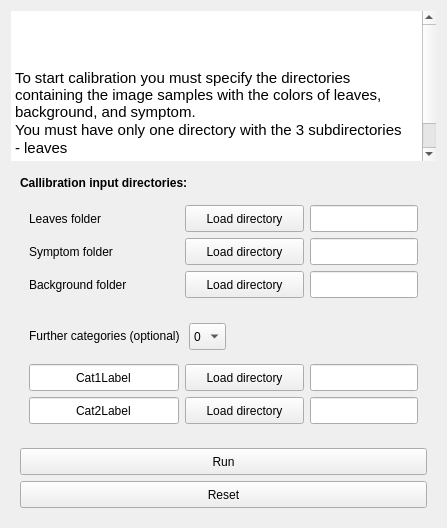
      <widget class="QWidget" name="tabCalibration">
       <attribute name="title">
        <string>Calibration</string>
       </attribute>
       <layout class="QGridLayout" name="gridLayout_4">
        <item row="2" column="0">
         <widget class="QFrame" name="frame_3">
          <property name="maximumSize">
           <size>
            <width>16777215</width>
            <height>80</height>
           </size>
          </property>
          <property name="frameShape">
           <enum>QFrame::NoFrame</enum>
          </property>
          <property name="frameShadow">
           <enum>QFrame::Raised</enum>
          </property>
          <layout class="QGridLayout" name="gridLayout_17">
           <item row="1" column="0">
            <widget class="QPushButton" name="resetCalibrationPushButton">
             <property name="minimumSize">
              <size>
               <width>0</width>
               <height>27</height>
              </size>
             </property>
             <property name="maximumSize">
              <size>
               <width>700</width>
               <height>27</height>
              </size>
             </property>
             <property name="toolTip">
              <string>&lt;html&gt;&lt;head/&gt;&lt;body&gt;&lt;p&gt;run the programm&lt;/p&gt;&lt;/body&gt;&lt;/html&gt;</string>
             </property>
             <property name="whatsThis">
              <string>&lt;html&gt;&lt;head/&gt;&lt;body&gt;&lt;p&gt;run the programm&lt;/p&gt;&lt;/body&gt;&lt;/html&gt;</string>
             </property>
             <property name="text">
              <string>Reset</string>
             </property>
            </widget>
           </item>
           <item row="0" column="0">
            <widget class="QPushButton" name="runCalibrationPushButton">
             <property name="minimumSize">
              <size>
               <width>0</width>
               <height>27</height>
              </size>
             </property>
             <property name="maximumSize">
              <size>
               <width>700</width>
               <height>27</height>
              </size>
             </property>
             <property name="toolTip">
              <string>&lt;html&gt;&lt;head/&gt;&lt;body&gt;&lt;p&gt;run the programm&lt;/p&gt;&lt;/body&gt;&lt;/html&gt;</string>
             </property>
             <property name="whatsThis">
              <string>&lt;html&gt;&lt;head/&gt;&lt;body&gt;&lt;p&gt;run the programm&lt;/p&gt;&lt;/body&gt;&lt;/html&gt;</string>
             </property>
             <property name="text">
              <string>Run</string>
             </property>
            </widget>
           </item>
          </layout>
         </widget>
        </item>
        <item row="1" column="0">
         <widget class="QFrame" name="setInFrame">
          <property name="maximumSize">
           <size>
            <width>16777215</width>
            <height>270</height>
           </size>
          </property>
          <property name="frameShape">
           <enum>QFrame::NoFrame</enum>
          </property>
          <property name="frameShadow">
           <enum>QFrame::Raised</enum>
          </property>
          <layout class="QFormLayout" name="formLayout">
           <item row="0" column="0" colspan="2">
            <widget class="QLabel" name="inputSetLabel">
             <property name="maximumSize">
              <size>
               <width>16777215</width>
               <height>34</height>
              </size>
             </property>
             <property name="text">
              <string>&lt;html&gt;&lt;head/&gt;&lt;body&gt;&lt;p&gt;&lt;span style=&quot; font-weight:600;&quot;&gt;Callibration input directories:&lt;/span&gt;&lt;/p&gt;&lt;/body&gt;&lt;/html&gt;</string>
             </property>
            </widget>
           </item>
           <item row="1" column="0" colspan="2">
            <widget class="QFrame" name="inFrame">
             <property name="frameShape">
              <enum>QFrame::NoFrame</enum>
             </property>
             <property name="frameShadow">
              <enum>QFrame::Raised</enum>
             </property>
             <layout class="QGridLayout" name="gridLayout_6">
              <item row="1" column="1">
               <widget class="QPushButton" name="loadSymptomPushButton">
                <property name="minimumSize">
                 <size>
                  <width>119</width>
                  <height>27</height>
                 </size>
                </property>
                <property name="maximumSize">
                 <size>
                  <width>119</width>
                  <height>27</height>
                 </size>
                </property>
                <property name="toolTip">
                 <string>&lt;html&gt;&lt;head/&gt;&lt;body&gt;&lt;p&gt;Open file dialog to load list accession file (.txt)&lt;/p&gt;&lt;/body&gt;&lt;/html&gt;</string>
                </property>
                <property name="whatsThis">
                 <string>&lt;html&gt;&lt;head/&gt;&lt;body&gt;&lt;p&gt;Open file dialog to load list accession file (.txt)&lt;/p&gt;&lt;/body&gt;&lt;/html&gt;</string>
                </property>
                <property name="text">
                 <string>Load directory</string>
                </property>
               </widget>
              </item>
              <item row="0" column="1">
               <widget class="QPushButton" name="loadLeafPushButton">
                <property name="minimumSize">
                 <size>
                  <width>119</width>
                  <height>27</height>
                 </size>
                </property>
                <property name="maximumSize">
                 <size>
                  <width>119</width>
                  <height>27</height>
                 </size>
                </property>
                <property name="toolTip">
                 <string>&lt;html&gt;&lt;head/&gt;&lt;body&gt;&lt;p&gt;Open file dialog to load list accession file (.txt)&lt;/p&gt;&lt;/body&gt;&lt;/html&gt;</string>
                </property>
                <property name="whatsThis">
                 <string>&lt;html&gt;&lt;head/&gt;&lt;body&gt;&lt;p&gt;Open file dialog to load list accession file (.txt)&lt;/p&gt;&lt;/body&gt;&lt;/html&gt;</string>
                </property>
                <property name="text">
                 <string>Load directory</string>
                </property>
               </widget>
              </item>
              <item row="1" column="0">
               <widget class="QLabel" name="symptomLabel">
                <property name="minimumSize">
                 <size>
                  <width>150</width>
                  <height>27</height>
                 </size>
                </property>
                <property name="maximumSize">
                 <size>
                  <width>210</width>
                  <height>27</height>
                 </size>
                </property>
                <property name="text">
                 <string>Symptom folder</string>
                </property>
               </widget>
              </item>
              <item row="1" column="2">
               <widget class="QLineEdit" name="symptomOpenLineEdit">
                <property name="minimumSize">
                 <size>
                  <width>0</width>
                  <height>27</height>
                 </size>
                </property>
                <property name="maximumSize">
                 <size>
                  <width>500</width>
                  <height>27</height>
                 </size>
                </property>
                <property name="toolTip">
                 <string>&lt;html&gt;&lt;head/&gt;&lt;body&gt;&lt;p&gt;
Number of population maximum for DAPC. (Warning: R script colours contain only 10 values increase numbre if you select more than 10.)&lt;br/&gt;
An optinal integer indicating the number of clusters to be sought.&lt;br/&gt;
If provided, the function will only run K-means once, for this number of clusters.&lt;br/&gt;
If left as NULL, several K-means are run for a range of k (number of clusters) values.&lt;/p&gt;&lt;/body&gt;&lt;/html&gt;</string>
                </property>
                <property name="text">
                 <string/>
                </property>
                <property name="alignment">
                 <set>Qt::AlignCenter</set>
                </property>
               </widget>
              </item>
              <item row="0" column="2">
               <widget class="QLineEdit" name="leafOpenLineEdit">
                <property name="minimumSize">
                 <size>
                  <width>0</width>
                  <height>27</height>
                 </size>
                </property>
                <property name="maximumSize">
                 <size>
                  <width>500</width>
                  <height>27</height>
                 </size>
                </property>
                <property name="toolTip">
                 <string>&lt;html&gt;&lt;head/&gt;&lt;body&gt;&lt;p&gt;
Number of population maximum for DAPC. (Warning: R script colours contain only 10 values increase numbre if you select more than 10.)&lt;br/&gt;
An optinal integer indicating the number of clusters to be sought.&lt;br/&gt;
If provided, the function will only run K-means once, for this number of clusters.&lt;br/&gt;
If left as NULL, several K-means are run for a range of k (number of clusters) values.&lt;/p&gt;&lt;/body&gt;&lt;/html&gt;</string>
                </property>
                <property name="text">
                 <string/>
                </property>
                <property name="alignment">
                 <set>Qt::AlignCenter</set>
                </property>
               </widget>
              </item>
              <item row="0" column="0">
               <widget class="QLabel" name="leafLabel">
                <property name="minimumSize">
                 <size>
                  <width>150</width>
                  <height>27</height>
                 </size>
                </property>
                <property name="maximumSize">
                 <size>
                  <width>210</width>
                  <height>27</height>
                 </size>
                </property>
                <property name="text">
                 <string>Leaves folder</string>
                </property>
               </widget>
              </item>
              <item row="2" column="0">
               <widget class="QLabel" name="backgroundLabel">
                <property name="minimumSize">
                 <size>
                  <width>150</width>
                  <height>27</height>
                 </size>
                </property>
                <property name="maximumSize">
                 <size>
                  <width>210</width>
                  <height>27</height>
                 </size>
                </property>
                <property name="text">
                 <string>Background folder</string>
                </property>
               </widget>
              </item>
              <item row="2" column="1">
               <widget class="QPushButton" name="loadBackgroundPushButton">
                <property name="minimumSize">
                 <size>
                  <width>119</width>
                  <height>27</height>
                 </size>
                </property>
                <property name="maximumSize">
                 <size>
                  <width>119</width>
                  <height>27</height>
                 </size>
                </property>
                <property name="toolTip">
                 <string>&lt;html&gt;&lt;head/&gt;&lt;body&gt;&lt;p&gt;Open file dialog to load list accession file (.txt)&lt;/p&gt;&lt;/body&gt;&lt;/html&gt;</string>
                </property>
                <property name="whatsThis">
                 <string>&lt;html&gt;&lt;head/&gt;&lt;body&gt;&lt;p&gt;Open file dialog to load list accession file (.txt)&lt;/p&gt;&lt;/body&gt;&lt;/html&gt;</string>
                </property>
                <property name="text">
                 <string>Load directory</string>
                </property>
               </widget>
              </item>
              <item row="2" column="2">
               <widget class="QLineEdit" name="backgroundOpenLineEdit">
                <property name="minimumSize">
                 <size>
                  <width>0</width>
                  <height>27</height>
                 </size>
                </property>
                <property name="maximumSize">
                 <size>
                  <width>500</width>
                  <height>27</height>
                 </size>
                </property>
                <property name="toolTip">
                 <string>&lt;html&gt;&lt;head/&gt;&lt;body&gt;&lt;p&gt;
Number of population maximum for DAPC. (Warning: R script colours contain only 10 values increase numbre if you select more than 10.)&lt;br/&gt;
An optinal integer indicating the number of clusters to be sought.&lt;br/&gt;
If provided, the function will only run K-means once, for this number of clusters.&lt;br/&gt;
If left as NULL, several K-means are run for a range of k (number of clusters) values.&lt;/p&gt;&lt;/body&gt;&lt;/html&gt;</string>
                </property>
                <property name="text">
                 <string/>
                </property>
                <property name="alignment">
                 <set>Qt::AlignCenter</set>
                </property>
               </widget>
              </item>
             </layout>
            </widget>
           </item>
           <item row="3" column="0" colspan="2">
            <widget class="QFrame" name="cat1Frame">
             <property name="enabled">
              <bool>true</bool>
             </property>
             <property name="maximumSize">
              <size>
               <width>16777215</width>
               <height>45</height>
              </size>
             </property>
             <property name="frameShape">
              <enum>QFrame::NoFrame</enum>
             </property>
             <property name="frameShadow">
              <enum>QFrame::Raised</enum>
             </property>
             <layout class="QGridLayout" name="gridLayout_8">
              <property name="topMargin">
               <number>0</number>
              </property>
              <property name="bottomMargin">
               <number>0</number>
              </property>
              <item row="1" column="0">
               <widget class="QLineEdit" name="category1LabelLineEdit">
                <property name="sizePolicy">
                 <sizepolicy hsizetype="Preferred" vsizetype="Preferred">
                  <horstretch>0</horstretch>
                  <verstretch>0</verstretch>
                 </sizepolicy>
                </property>
                <property name="minimumSize">
                 <size>
                  <width>150</width>
                  <height>27</height>
                 </size>
                </property>
                <property name="maximumSize">
                 <size>
                  <width>210</width>
                  <height>27</height>
                 </size>
                </property>
                <property name="toolTip">
                 <string>&lt;html&gt;&lt;head/&gt;&lt;body&gt;&lt;p&gt;
Number of population maximum for DAPC. (Warning: R script colours contain only 10 values increase numbre if you select more than 10.)&lt;br/&gt;
An optinal integer indicating the number of clusters to be sought.&lt;br/&gt;
If provided, the function will only run K-means once, for this number of clusters.&lt;br/&gt;
If left as NULL, several K-means are run for a range of k (number of clusters) values.&lt;/p&gt;&lt;/body&gt;&lt;/html&gt;</string>
                </property>
                <property name="text">
                 <string>Cat1Label</string>
                </property>
                <property name="alignment">
                 <set>Qt::AlignCenter</set>
                </property>
               </widget>
              </item>
              <item row="1" column="2">
               <widget class="QLineEdit" name="category1OpenLineEdit">
                <property name="minimumSize">
                 <size>
                  <width>0</width>
                  <height>27</height>
                 </size>
                </property>
                <property name="maximumSize">
                 <size>
                  <width>500</width>
                  <height>27</height>
                 </size>
                </property>
                <property name="toolTip">
                 <string>&lt;html&gt;&lt;head/&gt;&lt;body&gt;&lt;p&gt;
Number of population maximum for DAPC. (Warning: R script colours contain only 10 values increase numbre if you select more than 10.)&lt;br/&gt;
An optinal integer indicating the number of clusters to be sought.&lt;br/&gt;
If provided, the function will only run K-means once, for this number of clusters.&lt;br/&gt;
If left as NULL, several K-means are run for a range of k (number of clusters) values.&lt;/p&gt;&lt;/body&gt;&lt;/html&gt;</string>
                </property>
                <property name="text">
                 <string/>
                </property>
                <property name="alignment">
                 <set>Qt::AlignCenter</set>
                </property>
               </widget>
              </item>
              <item row="1" column="1">
               <widget class="QPushButton" name="loadCategory1PushButton">
                <property name="minimumSize">
                 <size>
                  <width>119</width>
                  <height>27</height>
                 </size>
                </property>
                <property name="maximumSize">
                 <size>
                  <width>119</width>
                  <height>27</height>
                 </size>
                </property>
                <property name="toolTip">
                 <string>&lt;html&gt;&lt;head/&gt;&lt;body&gt;&lt;p&gt;Open file dialog to load list accession file (.txt)&lt;/p&gt;&lt;/body&gt;&lt;/html&gt;</string>
                </property>
                <property name="whatsThis">
                 <string>&lt;html&gt;&lt;head/&gt;&lt;body&gt;&lt;p&gt;Open file dialog to load list accession file (.txt)&lt;/p&gt;&lt;/body&gt;&lt;/html&gt;</string>
                </property>
                <property name="text">
                 <string>Load directory</string>
                </property>
               </widget>
              </item>
             </layout>
            </widget>
           </item>
           <item row="4" column="0" colspan="2">
            <widget class="QFrame" name="cat2Frame">
             <property name="maximumSize">
              <size>
               <width>16777215</width>
               <height>45</height>
              </size>
             </property>
             <property name="frameShape">
              <enum>QFrame::NoFrame</enum>
             </property>
             <property name="frameShadow">
              <enum>QFrame::Raised</enum>
             </property>
             <layout class="QGridLayout" name="gridLayout_9">
              <property name="leftMargin">
               <number>9</number>
              </property>
              <property name="topMargin">
               <number>0</number>
              </property>
              <property name="bottomMargin">
               <number>0</number>
              </property>
              <item row="0" column="1">
               <widget class="QPushButton" name="loadCategoryPushButton">
                <property name="minimumSize">
                 <size>
                  <width>119</width>
                  <height>27</height>
                 </size>
                </property>
                <property name="maximumSize">
                 <size>
                  <width>119</width>
                  <height>27</height>
                 </size>
                </property>
                <property name="toolTip">
                 <string>&lt;html&gt;&lt;head/&gt;&lt;body&gt;&lt;p&gt;Open file dialog to load list accession file (.txt)&lt;/p&gt;&lt;/body&gt;&lt;/html&gt;</string>
                </property>
                <property name="whatsThis">
                 <string>&lt;html&gt;&lt;head/&gt;&lt;body&gt;&lt;p&gt;Open file dialog to load list accession file (.txt)&lt;/p&gt;&lt;/body&gt;&lt;/html&gt;</string>
                </property>
                <property name="text">
                 <string>Load directory</string>
                </property>
               </widget>
              </item>
              <item row="0" column="0">
               <widget class="QLineEdit" name="category2LabelLineEdit">
                <property name="sizePolicy">
                 <sizepolicy hsizetype="Preferred" vsizetype="Preferred">
                  <horstretch>0</horstretch>
                  <verstretch>0</verstretch>
                 </sizepolicy>
                </property>
                <property name="minimumSize">
                 <size>
                  <width>150</width>
                  <height>27</height>
                 </size>
                </property>
                <property name="maximumSize">
                 <size>
                  <width>210</width>
                  <height>27</height>
                 </size>
                </property>
                <property name="toolTip">
                 <string>&lt;html&gt;&lt;head/&gt;&lt;body&gt;&lt;p&gt;
Number of population maximum for DAPC. (Warning: R script colours contain only 10 values increase numbre if you select more than 10.)&lt;br/&gt;
An optinal integer indicating the number of clusters to be sought.&lt;br/&gt;
If provided, the function will only run K-means once, for this number of clusters.&lt;br/&gt;
If left as NULL, several K-means are run for a range of k (number of clusters) values.&lt;/p&gt;&lt;/body&gt;&lt;/html&gt;</string>
                </property>
                <property name="text">
                 <string>Cat2Label</string>
                </property>
                <property name="alignment">
                 <set>Qt::AlignCenter</set>
                </property>
               </widget>
              </item>
              <item row="0" column="2">
               <widget class="QLineEdit" name="category2OpenLineEdit">
                <property name="minimumSize">
                 <size>
                  <width>0</width>
                  <height>27</height>
                 </size>
                </property>
                <property name="maximumSize">
                 <size>
                  <width>500</width>
                  <height>27</height>
                 </size>
                </property>
                <property name="toolTip">
                 <string>&lt;html&gt;&lt;head/&gt;&lt;body&gt;&lt;p&gt;
Number of population maximum for DAPC. (Warning: R script colours contain only 10 values increase numbre if you select more than 10.)&lt;br/&gt;
An optinal integer indicating the number of clusters to be sought.&lt;br/&gt;
If provided, the function will only run K-means once, for this number of clusters.&lt;br/&gt;
If left as NULL, several K-means are run for a range of k (number of clusters) values.&lt;/p&gt;&lt;/body&gt;&lt;/html&gt;</string>
                </property>
                <property name="text">
                 <string/>
                </property>
                <property name="alignment">
                 <set>Qt::AlignCenter</set>
                </property>
               </widget>
              </item>
             </layout>
            </widget>
           </item>
           <item row="2" column="0" colspan="2">
            <widget class="QFrame" name="futherFrame">
             <property name="enabled">
              <bool>true</bool>
             </property>
             <property name="frameShape">
              <enum>QFrame::NoFrame</enum>
             </property>
             <property name="frameShadow">
              <enum>QFrame::Raised</enum>
             </property>
             <layout class="QGridLayout" name="gridLayout_10">
              <item row="0" column="0">
               <widget class="QLabel" name="futherCatLabel">
                <property name="minimumSize">
                 <size>
                  <width>150</width>
                  <height>27</height>
                 </size>
                </property>
                <property name="maximumSize">
                 <size>
                  <width>210</width>
                  <height>27</height>
                 </size>
                </property>
                <property name="text">
                 <string>Further categories (optional) </string>
                </property>
               </widget>
              </item>
              <item row="0" column="1">
               <widget class="QComboBox" name="futherCategoriesComboBox">
                <property name="minimumSize">
                 <size>
                  <width>0</width>
                  <height>27</height>
                 </size>
                </property>
                <property name="maximumSize">
                 <size>
                  <width>60</width>
                  <height>25</height>
                 </size>
                </property>
                <property name="toolTip">
                 <string>&lt;html&gt;&lt;head/&gt;&lt;body&gt;&lt;p&gt;
Modifie the graph build by R script. See below to select value&lt;br/&gt;&lt;/p&gt;&lt;/body&gt;&lt;/html&gt;</string>
                </property>
                <property name="editable">
                 <bool>false</bool>
                </property>
                <property name="currentIndex">
                 <number>0</number>
                </property>
                <property name="maxCount">
                 <number>10</number>
                </property>
                <item>
                 <property name="text">
                  <string>0</string>
                 </property>
                </item>
                <item>
                 <property name="text">
                  <string>1</string>
                 </property>
                </item>
                <item>
                 <property name="text">
                  <string>2</string>
                 </property>
                </item>
               </widget>
              </item>
              <item row="0" column="2">
               <spacer name="horizontalSpacer">
                <property name="orientation">
                 <enum>Qt::Horizontal</enum>
                </property>
                <property name="sizeHint" stdset="0">
                 <size>
                  <width>40</width>
                  <height>20</height>
                 </size>
                </property>
               </spacer>
              </item>
             </layout>
            </widget>
           </item>
          </layout>
         </widget>
        </item>
        <item row="0" column="0">
         <widget class="QTextEdit" name="textEdit">
          <property name="enabled">
           <bool>true</bool>
          </property>
          <property name="maximumSize">
           <size>
            <width>16777215</width>
            <height>150</height>
           </size>
          </property>
          <property name="acceptDrops">
           <bool>false</bool>
          </property>
          <property name="autoFillBackground">
           <bool>true</bool>
          </property>
          <property name="styleSheet">
           <string notr="true"/>
          </property>
          <property name="frameShape">
           <enum>QFrame::NoFrame</enum>
          </property>
          <property name="frameShadow">
           <enum>QFrame::Plain</enum>
          </property>
          <property name="readOnly">
           <bool>true</bool>
          </property>
          <property name="html">
           <string>&lt;!DOCTYPE HTML PUBLIC &quot;-//W3C//DTD HTML 4.0//EN&quot; &quot;http://www.w3.org/TR/REC-html40/strict.dtd&quot;&gt;
&lt;html&gt;&lt;head&gt;&lt;meta name=&quot;qrichtext&quot; content=&quot;1&quot; /&gt;&lt;style type=&quot;text/css&quot;&gt;
p, li { white-space: pre-wrap; }
&lt;/style&gt;&lt;/head&gt;&lt;body style=&quot; font-family:'Ubuntu'; font-size:11pt; font-weight:400; font-style:normal;&quot;&gt;
&lt;p style=&quot; margin-top:0px; margin-bottom:0px; margin-left:0px; margin-right:0px; -qt-block-indent:0; text-indent:0px;&quot;&gt;&lt;img src=&quot;:/icon.png/icon.png&quot; width=&quot;50&quot; height=&quot;50&quot; /&gt;&lt;/p&gt;
&lt;p style=&quot;-qt-paragraph-type:empty; margin-top:0px; margin-bottom:0px; margin-left:0px; margin-right:0px; -qt-block-indent:0; text-indent:0px;&quot;&gt;&lt;br /&gt;&lt;/p&gt;
&lt;p style=&quot;-qt-paragraph-type:empty; margin-top:0px; margin-bottom:0px; margin-left:0px; margin-right:0px; -qt-block-indent:0; text-indent:0px;&quot;&gt;&lt;br /&gt;&lt;/p&gt;
&lt;p style=&quot; margin-top:0px; margin-bottom:0px; margin-left:0px; margin-right:0px; -qt-block-indent:0; text-indent:0px;&quot;&gt;To start calibration you must specify the directories containing the image samples with the colors of leaves, background, and symptom.&lt;/p&gt;
&lt;p style=&quot; margin-top:0px; margin-bottom:0px; margin-left:0px; margin-right:0px; -qt-block-indent:0; text-indent:0px;&quot;&gt;You must have only one directory with the 3 subdirectories&lt;/p&gt;
&lt;p style=&quot; margin-top:0px; margin-bottom:0px; margin-left:0px; margin-right:0px; -qt-block-indent:0; text-indent:0px;&quot;&gt;- leaves&lt;/p&gt;
&lt;p style=&quot; margin-top:0px; margin-bottom:0px; margin-left:0px; margin-right:0px; -qt-block-indent:0; text-indent:0px;&quot;&gt;- symptom&lt;/p&gt;
&lt;p style=&quot; margin-top:0px; margin-bottom:0px; margin-left:0px; margin-right:0px; -qt-block-indent:0; text-indent:0px;&quot;&gt;- background&lt;/p&gt;&lt;/body&gt;&lt;/html&gt;</string>
          </property>
          <property name="overwriteMode">
           <bool>true</bool>
          </property>
         </widget>
        </item>
       </layout>
      </widget>
